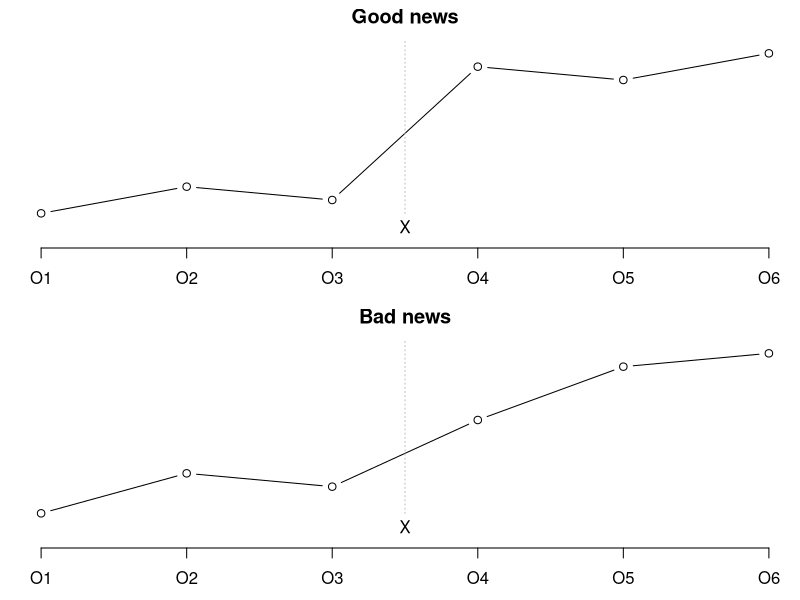
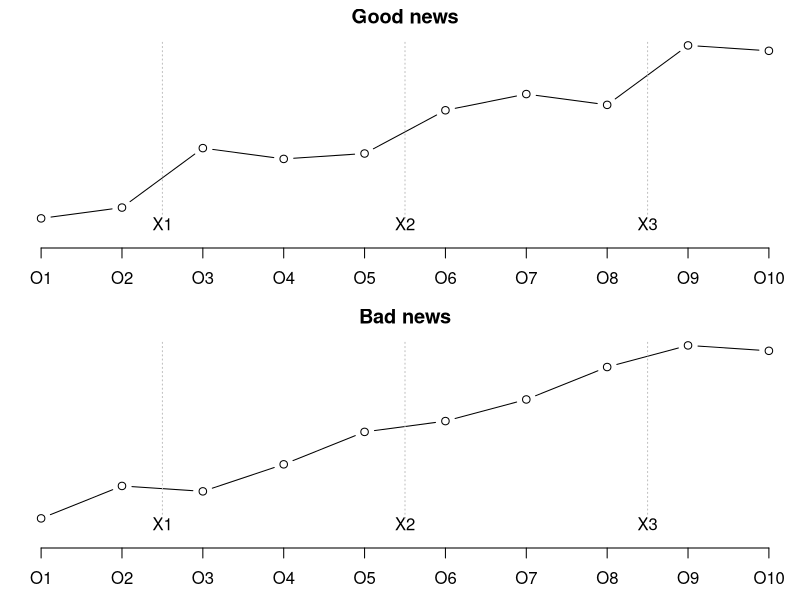
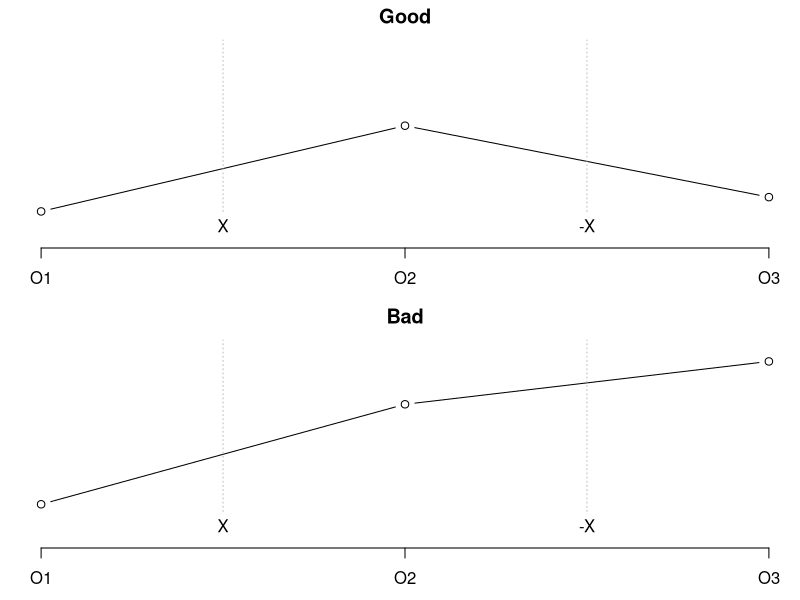
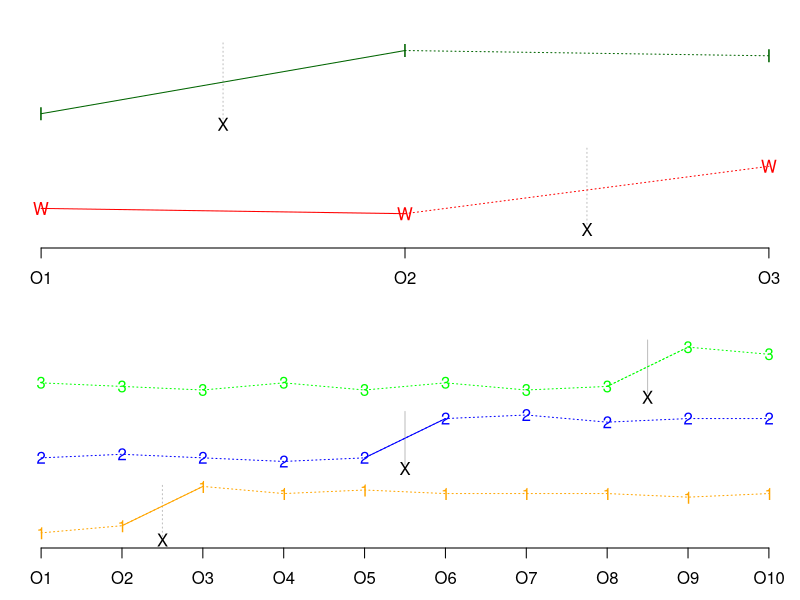

Recreate these plots in R, in order.
## ---- chunk 1
x <- 1:6
y1 <- c(1.1, 1.3, 1.2, 2.2, 2.1, 2.3)
y2 <- c(1.1, 1.4, 1.3, 1.8, 2.2, 2.3)
par(mar=c(2.6, 0.6, 1.6, 0.1), mfrow=c(2, 1))
plot(x, y1, axes=FALSE, type="b", ylim=c(0.9, 2.4))
text(3.5, 1, "X")
segments(3.5, 1.1, 3.5, 2.4, lty="dotted", col="gray")
axis(side=1, at=1:6, labels=paste0("O", 1:6))
title("Good news")
plot(x, y2, axes=FALSE, type="b", ylim=c(0.9, 2.4))
text(3.5, 1, "X")
segments(3.5, 1.1, 3.5, 2.4, lty="dotted", col="gray")
axis(side=1, at=1:6, labels=paste0("O", 1:6))
title("Bad news")
## ---- chunk 2
x <- 1:10
y1 <- c(1.1, 1.3, 2.4, 2.2, 2.3, 3.1, 3.4, 3.2, 4.3, 4.2)
y2 <- c(1.1, 1.7, 1.6, 2.1, 2.7, 2.9, 3.3, 3.9, 4.3, 4.2)
par(mar=c(2.6, 0.6, 1.6, 0.1), mfrow=c(2, 1))
plot(x, y1, axes=FALSE, type="b", ylim=c(0.7, 4.4))
i1 <- c(2.5, 5.5, 8.5) 
text(i1, 1, paste0("X", 1:3))
segments(i1, 1.1, i1, 4.4, lty="dotted", col="gray")
axis(side=1, at=1:10, labels=paste0("O", 1:10))
title("Good news")
plot(x, y2, axes=FALSE, type="b", ylim=c(0.7, 4.4))
text(i1, 1, paste0("X", 1:3))
segments(i1, 1.1, i1, 4.4, lty="dotted", col="gray")
axis(side=1, at=1:10, labels=paste0("O", 1:10))
title("Bad news")
## ---- chunk 3
x <- 1:3
y1 <- c(1.1, 2.3, 1.3)
y2 <- c(1.2, 2.6, 3.2)
par(mar=c(2.6, 0.6, 1.6, 0.1), mfrow=c(2, 1))
plot(x, y1, axes=FALSE, type="b", ylim=c(0.7, 3.5))
text(1.5, 0.9, "X")
segments(1.5, 1.1, 1.5, 3.5, lty="dotted", col="gray")
text(2.5, 0.9, "-X")
segments(2.5, 1.1, 2.5, 3.5, lty="dotted", col="gray")
axis(side=1, at=x, labels=paste0("O", x))
title("Good")
plot(x, y2, axes=FALSE, type="b", ylim=c(0.7, 3.5))
text(1.5, 0.9, "X")
segments(1.5, 1.1, 1.5, 3.5, lty="dotted", col="gray")
text(2.5, 0.9, "-X")
segments(2.5, 1.1, 2.5, 3.5, lty="dotted", col="gray")
axis(side=1, at=x, labels=paste0("O", x))
title("Bad")
## ---- chunk 4
x <- 1:3
y1 <- c(1.1, 2.3, 2.2)
y2 <- c(1.3, 1.2, 2.1)
par(mar=c(2.6, 0.6, 1.6, 0.1))
plot(x, y1, axes=FALSE, type="n", ylim=c(0.7, 4.5))

text(1.5, 2.9, "X")
segments(1.5, 3.0, 1.5, 4.5, lty="dotted", col="gray")
segments(1, y1[1]+2, 2, y1[2]+2, lty="solid", col="darkgreen")
segments(2, y1[2]+2, 3, y1[3]+2, lty="dotted", col="darkgreen")
text(1:3, y1+2, "I", col="darkgreen")

text(2.5, 0.9, "X")
segments(2.5, 1.0, 2.5, 2.5, lty="dotted", col="gray")
segments(1, y2[1], 2, y2[2], lty="solid", col="red")
segments(2, y2[2], 3, y2[3], lty="dotted", col="red")
text(1:3, y2, "W", col="red")
axis(side=1, at=x, labels=paste0("O", x))
## ---- chunk 5
x <- 1:10
y1 <- c(1.1, 1.3, 2.4, 2.2, 2.3, 2.2, 2.2, 2.2, 2.1, 2.2)
y2 <- c(1.2, 1.3, 1.2, 1.1, 1.2, 2.3, 2.4, 2.2, 2.3, 2.3)
y3 <- c(1.3, 1.2, 1.1, 1.3, 1.1, 1.3, 1.1, 1.2, 2.3, 2.1)
par(mar=c(2.6, 0.6, 1.6, 0.1))

plot(x, y1, axes=FALSE, type="n", ylim=c(0.9, 6.5))
axis(side=1, at=1:10, labels=paste0("O", 1:10))

text(2.5, 0.9, "X")
segments(2.5, 1.0, 2.5, 2.5, lty="dotted", col="gray")
lines(x, y1, col="orange", lty="dotted")
lines(x[2:3], y1[2:3], col="orange", lty="solid")
text(x, y1, "1", col="orange")

text(5.5, 2.9, "X")
segments(5.5, 3.0, 5.5, 4.5, col="gray")
lines(x, y2+2, col="blue", lty="dotted")
lines(x[5:6], y2[5:6]+2, col="blue", lty="solid")
text(x, y2+2, "2", col="blue")

text(8.5, 4.9, "X")
segments(8.5, 5.0, 8.5, 6.5, col="gray")
lines(x, y3+4, col="green", lty="dotted")
lines(x[8:9], y3[8:9]+4, col="green", lty="dotted")
text(x, y3+4, "3", col="green")
